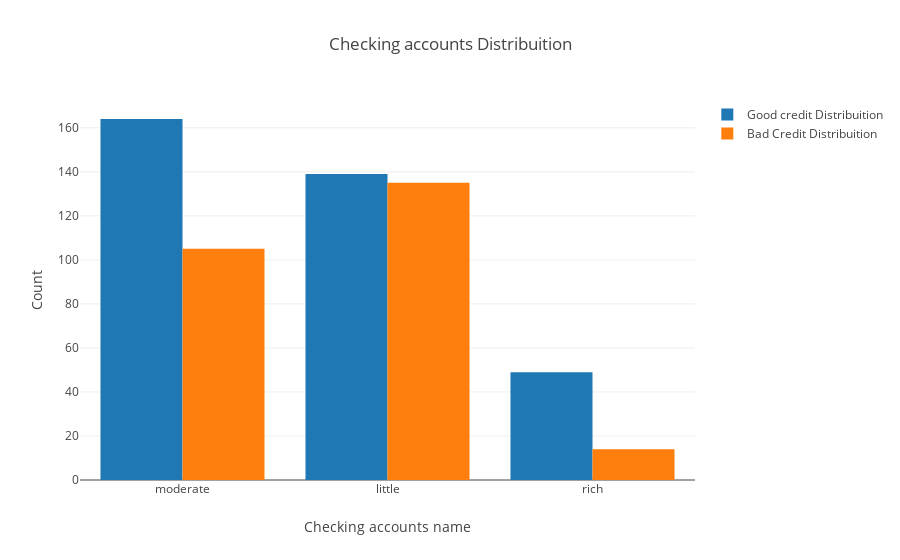

The notebook cell this image was saved under:
### Code cell
#First plot
trace0 = go.Bar(
    x = df_credit[df_credit["Risk"]== 'good']["Current account"].value_counts().index.values,
    y = df_credit[df_credit["Risk"]== 'good']["Current account"].value_counts().values,
    name='Good credit Distribuition' 
    
)

#Second plot
trace1 = go.Bar(
    x = df_credit[df_credit["Risk"]== 'bad']["Current account"].value_counts().index.values,
    y = df_credit[df_credit["Risk"]== 'bad']["Current account"].value_counts().values,
    name="Bad Credit Distribuition"
)

data = [trace0, trace1]

layout = go.Layout(
    title='Checking accounts Distribuition',
    xaxis=dict(title='Checking accounts name'),
    yaxis=dict(title='Count'),
    barmode='group'
)


fig = go.Figure(data=data, layout=layout)

py.iplot(fig, filename = 'Age-ba', validate = False)

### Figure 1 — Plotly figure (JSON) as saved in the notebook; plotly's stock layout.template omitted (floating-point values rounded to 4 significant figures)
{"data": [{"name": "Good credit Distribuition", "type": "bar", "uid": "677250e4-c6ff-11e8-a078-3e950987b763", "x": ["moderate", "little", "rich"], "y": [164, 139, 49]}, {"name": "Bad Credit Distribuition", "type": "bar", "uid": "677250e5-c6ff-11e8-9e73-3e950987b763", "x": ["little", "moderate", "rich"], "y": [135, 105, 14]}], "layout": {"barmode": "group", "title": "Checking accounts Distribuition", "xaxis": {"title": "Checking accounts name"}, "yaxis": {"title": "Count"}}}
